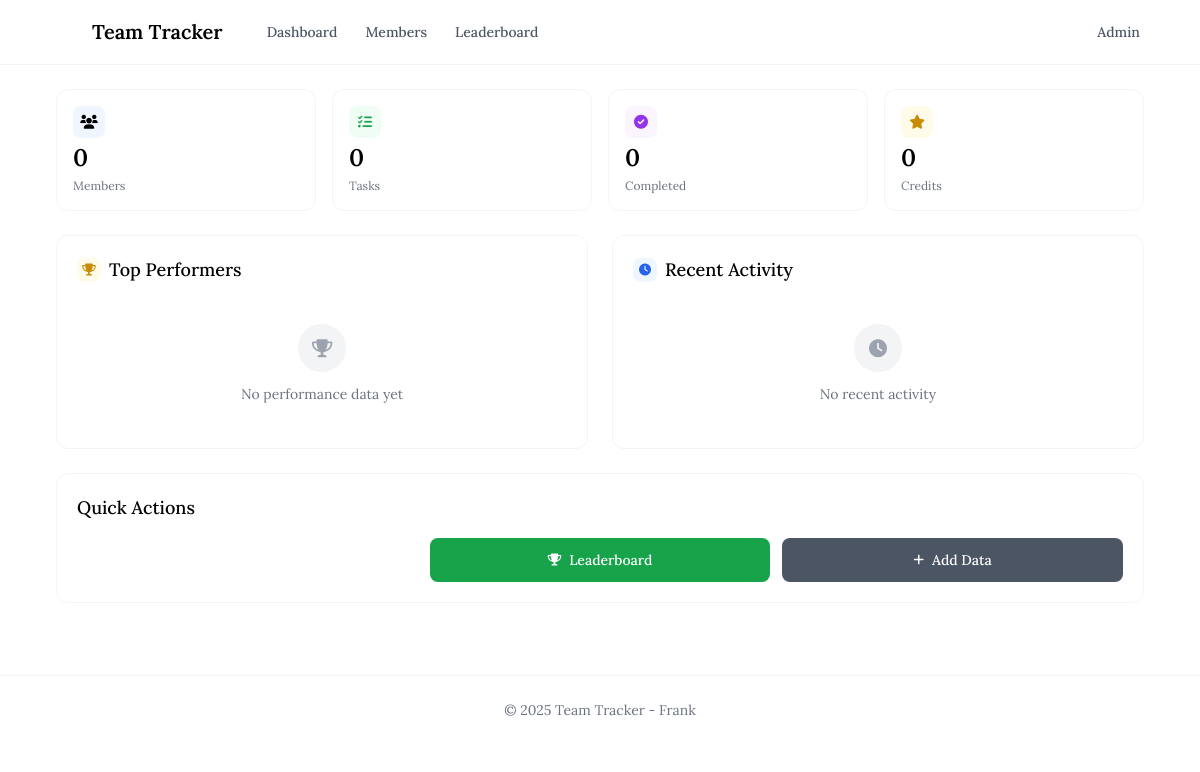
The app's page /, older data.
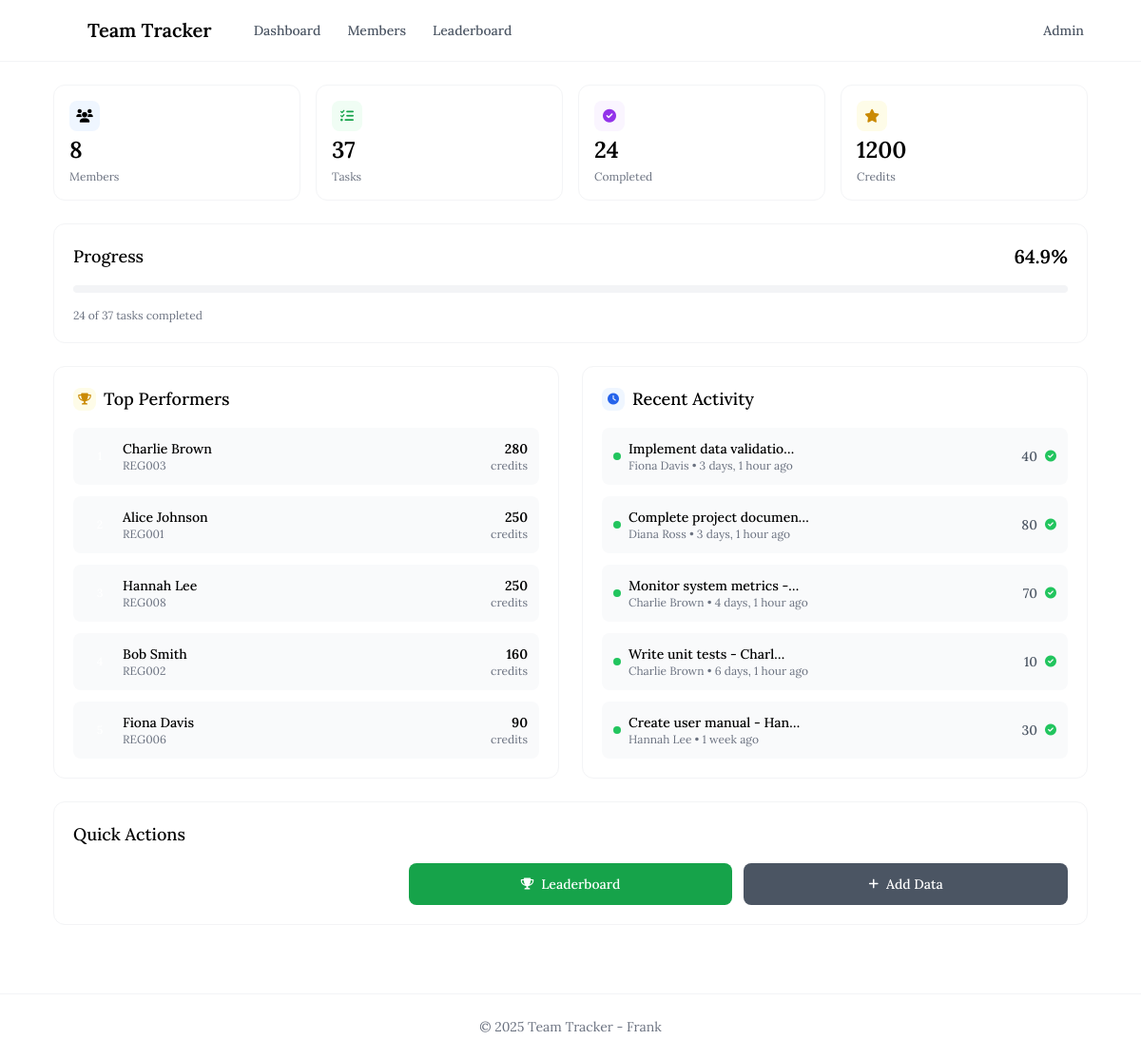
The same page, newer data.
### members/models.py (models this page shows, shortened)
class Member(models.Model):
    name = models.CharField(max_length=100)
    reg_number = models.CharField(max_length=50, unique=True)
    email = models.EmailField(unique=True)
    created_at = models.DateTimeField(auto_now_add=True)
    updated_at = models.DateTimeField(auto_now=True)
    class Meta:
        ordering = ['name']

class Task(models.Model):
    member = models.ForeignKey(Member, on_delete=models.CASCADE, related_name="tasks")
    title = models.CharField(max_length=200)
    description = models.TextField(blank=True)
    credits = models.PositiveIntegerField(default=0)
    is_completed = models.BooleanField(default=False)
    created_at = models.DateTimeField(auto_now_add=True)
    updated_at = models.DateTimeField(auto_now=True)
    due_date = models.DateTimeField(null=True, blank=True)
    class Meta:
        ordering = ['-created_at']

### members/views.py (the view)
# urls.py: path("", views.dashboard, name="dashboard"),
def dashboard(request):
    total_members = Member.objects.count()
    total_tasks = Task.objects.count()
    completed_tasks = Task.objects.filter(is_completed=True).count()
    total_credits = Task.objects.filter(is_completed=True).aggregate(
        total=Sum('credits')
    )['total'] or 0
    recent_members = Member.objects.order_by('-created_at')[:5]
    recent_tasks = Task.objects.order_by('-created_at')[:10]
    top_performers = Member.objects.annotate(
        total_credits=Sum('tasks__credits', filter=Q(tasks__is_completed=True))
    ).order_by('-total_credits')[:5]
    context = {
        'total_members': total_members,
        'total_tasks': total_tasks,
        'completed_tasks': completed_tasks,
        'total_credits': total_credits,
        'completion_rate': (completed_tasks / total_tasks * 100) if total_tasks > 0 else 0,
        'recent_members': recent_members,
        'recent_tasks': recent_tasks,
        'top_performers': top_performers,
    }
    return render(request, "members/dashboard.html", context)

### templates/members/dashboard.html (shortened to what the changed rows need)
{% extends 'base.html' %}
{% block content %}
<div class="space-y-6">
    <div class="grid grid-cols-2 lg:grid-cols-4 gap-3 md:gap-4">
        <div class="bg-white rounded-xl p-4 border border-gray-100 hover:border-falcon-blue/20 transition-all duration-300 group">
            <div class="space-y-1">
                <div class="w-8 h-8 bg-blue-50 rounded-lg flex items-center justify-center group-hover:bg-blue-100 transition-colors">
                    <i class="fas fa-users text-falcon-blue text-sm"></i>
                </div>
                <div class="text-2xl font-lora font-semibold text-charcoal">{{ total_members }}</div>
                <div class="text-xs text-gray-500 font-lora">Members</div>
            </div>
        </div>
        <div class="bg-white rounded-xl p-4 border border-gray-100 hover:border-green-200 transition-all duration-300 group">
            <div class="space-y-1">
                <div class="w-8 h-8 bg-green-50 rounded-lg flex items-center justify-center group-hover:bg-green-100 transition-colors">
                    <i class="fas fa-tasks text-green-600 text-sm"></i>
                </div>
                <div class="text-2xl font-lora font-semibold text-charcoal">{{ total_tasks }}</div>
                <div class="text-xs text-gray-500 font-lora">Tasks</div>
            </div>
        </div>
        <div class="bg-white rounded-xl p-4 border border-gray-100 hover:border-purple-200 transition-all duration-300 group">
            <div class="space-y-1">
                <div class="w-8 h-8 bg-purple-50 rounded-lg flex items-center justify-center group-hover:bg-purple-100 transition-colors">
                    <i class="fas fa-check-circle text-purple-600 text-sm"></i>
                </div>
                <div class="text-2xl font-lora font-semibold text-charcoal">{{ completed_tasks }}</div>
                <div class="text-xs text-gray-500 font-lora">Completed</div>
            </div>
        </div>
        <div class="bg-white rounded-xl p-4 border border-gray-100 hover:border-yellow-200 transition-all duration-300 group">
            <div class="space-y-1">
                <div class="w-8 h-8 bg-yellow-50 rounded-lg flex items-center justify-center group-hover:bg-yellow-100 transition-colors">
                    <i class="fas fa-star text-yellow-600 text-sm"></i>
                </div>
                <div class="text-2xl font-lora font-semibold text-charcoal">{{ total_credits }}</div>
                <div class="text-xs text-gray-500 font-lora">Credits</div>
            </div>
        </div>
    </div>
    {% if total_tasks > 0 %}
    <div class="bg-white rounded-xl p-5 border border-gray-100">
        <div class="space-y-4">
            <div class="flex items-center justify-between">
                <h3 class="text-lg font-lora font-medium text-charcoal">Progress</h3>
                <span class="text-xl font-lora font-semibold text-falcon-blue">{{ completion_rate|floatformat:1 }}%</span>
            </div>
            <div class="w-full bg-gray-100 rounded-full h-2">
                <div class="bg-gradient-to-r from-falcon-blue to-falcon-light h-2 rounded-full transition-all duration-1000 ease-out"
                     style="width: {{ completion_rate|floatformat:1 }}%"></div>
            </div>
            <p class="text-xs text-gray-500 font-lora">{{ completed_tasks }} of {{ total_tasks }} tasks completed</p>
        </div>
    </div>
    {% endif %}
    <div class="grid grid-cols-1 lg:grid-cols-2 gap-6">
        <div class="bg-white rounded-xl p-5 border border-gray-100">
            <div class="space-y-4">
                {% if top_performers %}
                    <div class="space-y-3">
                        {% for member in top_performers %}
                            <div class="flex items-center justify-between p-3 bg-gray-50 rounded-lg hover:bg-gray-100 transition-colors duration-200">
                                <div class="flex items-center space-x-2">
                                    <div class="w-8 h-8 bg-falcon-blue rounded-full flex items-center justify-center text-white font-medium text-xs">
                                    </div>
                                    <div>
                                        <p class="font-lora font-medium text-charcoal text-sm">{{ member.name }}</p>
                                        <p class="text-xs text-gray-500">{{ member.reg_number }}</p>
                                    </div>
                                </div>
                                <div class="text-right">
                                    <p class="font-lora font-semibold text-falcon-blue text-sm">{{ member.total_credits|default:0 }}</p>
                                    <p class="text-xs text-gray-500">credits</p>
                                </div>
                            </div>
                        {% endfor %}
                    </div>
                {% else %}
                    <div class="text-center py-6">
                        <div class="w-12 h-12 bg-gray-100 rounded-full flex items-center justify-center mx-auto mb-3">
                            <i class="fas fa-trophy text-gray-400 text-lg"></i>
                        </div>
                        <p class="text-gray-500 font-lora text-sm">No performance data yet</p>
                    </div>
                {% endif %}
            </div>
        </div>
        <div class="bg-white rounded-xl p-5 border border-gray-100">
            <div class="space-y-4">
                {% if recent_tasks %}
                    <div class="space-y-3">
                        {% for task in recent_tasks|slice:":5" %}
                            <div class="flex items-center justify-between p-3 bg-gray-50 rounded-lg">
                                <div class="flex items-center space-x-2">
                                    <div class="w-2 h-2 rounded-full {% if task.is_completed %}bg-green-500{% else %}bg-orange-400{% endif %}"></div>
                                    <div class="min-w-0 flex-1">
                                        <p class="font-lora font-medium text-charcoal truncate text-sm">{{ task.title|truncatechars:25 }}</p>
                                        <p class="text-xs text-gray-500">{{ task.member.name }} • {{ task.created_at|timesince }} ago</p>
                                    </div>
                                </div>
                                <div class="flex items-center space-x-2">
                                    <span class="text-sm font-medium text-gray-600">{{ task.credits }}</span>
                                    {% if task.is_completed %}
                                        <i class="fas fa-check-circle text-green-500 text-xs"></i>
                                    {% else %}
                                        <i class="fas fa-clock text-orange-400 text-xs"></i>
                                    {% endif %}
                                </div>
                            </div>
                        {% endfor %}
                    </div>
                {% else %}
                    <div class="text-center py-6">
                        <div class="w-12 h-12 bg-gray-100 rounded-full flex items-center justify-center mx-auto mb-3">
                            <i class="fas fa-clock text-gray-400 text-lg"></i>
                        </div>
                        <p class="text-gray-500 font-lora text-sm">No recent activity</p>
                    </div>
                {% endif %}
            </div>
        </div>
    </div>
</div>
{% endblock %}

Row changes from the older to the newer data that the page shows:
added Member: name "Charlie Brown", reg_number "REG003", total_credits "280"
added Member: name "Alice Johnson", reg_number "REG001", total_credits "250"
added Member: name "Hannah Lee", reg_number "REG008", total_credits "250"
added Member: name "Bob Smith", reg_number "REG002", total_credits "160"
added Member: name "Fiona Davis", reg_number "REG006", total_credits "90"
added Task: is_completed True (drawn), title "Implement data validatio…", member.name "Fiona Davis", created_at "3 days, 1 hour", credits "40"
added Task: is_completed True (drawn), title "Complete project documen…", member.name "Diana Ross", created_at "3 days, 1 hour", credits "80"
added Task: is_completed True (drawn), title "Monitor system metrics -…", member.name "Charlie Brown", created_at "4 days, 1 hour", credits "70"
added Task: is_completed True (drawn), title "Write unit tests - Charl…", member.name "Charlie Brown", created_at "6 days, 1 hour", credits "10"
added Task: is_completed True (drawn), title "Create user manual - Han…", member.name "Hannah Lee", created_at "1 week", credits "30"
Text that changed along with them:
{{ total_members }}: "0" → "8"
{{ total_tasks }}: "0" → "37"
{{ completed_tasks }}: "0" → "24"
{{ total_credits }}: "0" → "1200"
{{ completion_rate|floatformat:1 }}: (not shown) → "64.9"
{{ completed_tasks }}: (not shown) → "24"
{{ total_tasks }}: (not shown) → "37"
text no longer shown: "No performance data yet No recent activity"
text now shown: "Progress % of tasks completed"
